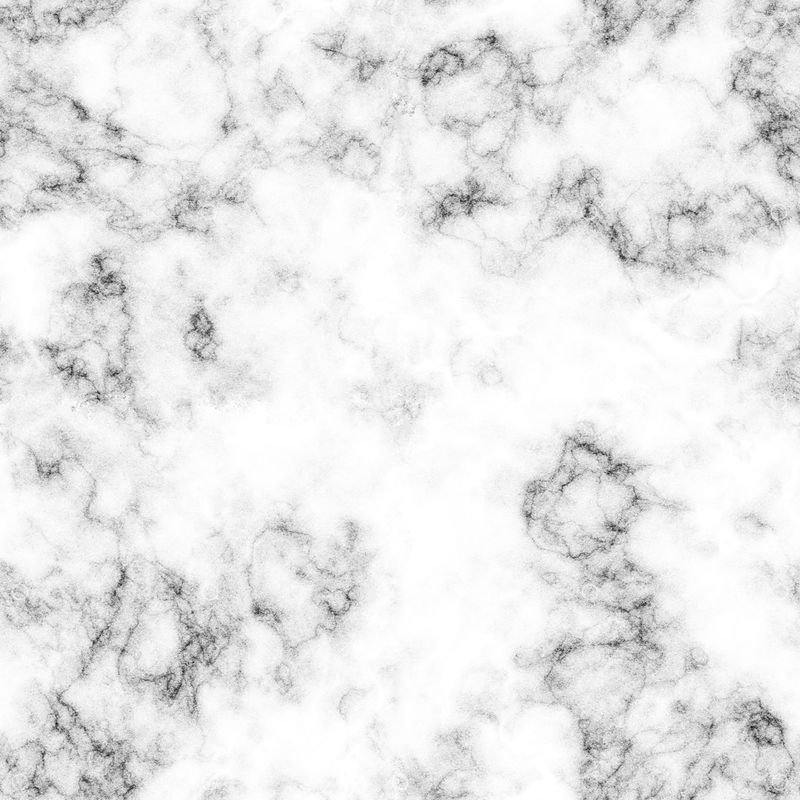
#> input picture models/marble1.jpg, 800 x 800 px
$ python play.py
#> lines starting #> are read from the running program, lines starting #| are printed output that depends on the picture
### Class2022/Claudia Olavarrieta - Marcos Valdivie/perlin_noise_textures.py
import math
import numpy as np
from PIL import Image
import rendering as ren

# [69 lines left out: functions smoothNoise, generateTurbulence, generateMarble, generateWood, not called in this run]


def marble(width, height, xperiod:float=5.0, yperiod:float=10.0, turbpower:float=5.0, turbsize:float=32.0):
    noise = ren.create_buffer(width * height, np.float32)
    with ren.mapped(noise) as map:
        np.copyto(map.view(np.float32),
        np.random.rand(width * height).astype(np.float32))

    arr = ren.create_image2d(width, height, ren.float4)
    generateMarble[width * height](noise, arr, xperiod, yperiod, turbpower, turbsize)

    image = np.zeros((arr.shape[1], arr.shape[0], 3))
    with ren.mapped(arr) as map:
        np.copyto(image, map[:,:,:3])
    return image.astype(np.uint8)

# [13 lines left out: function wood, not called in this run]

# [4 lines of commented-out code are left out]

### core/play.py
import math
from tutorials.lesson_common import ROOT_DIR
from perlin_noise_textures import marble, wood
from figures_modelation import *
from utils import *
import rendering as ren
import time
import numpy as np
from PIL import Image

vertex_shader_globals = ren.create_struct(Transforms)
fragment_shader_globals = ren.create_struct(Materials)

########################################
###           Textures               ###
########################################
image_for_texture1 = np.array(Image.open(f"{ROOT_DIR}/models/marble1.jpg"))
#> image_for_texture1 is the input picture: shape (800, 800, 3); min 6, max 255, mean 232.9
image_for_texture2 = np.array(Image.open(f"{ROOT_DIR}/models/marble2.jpg"))
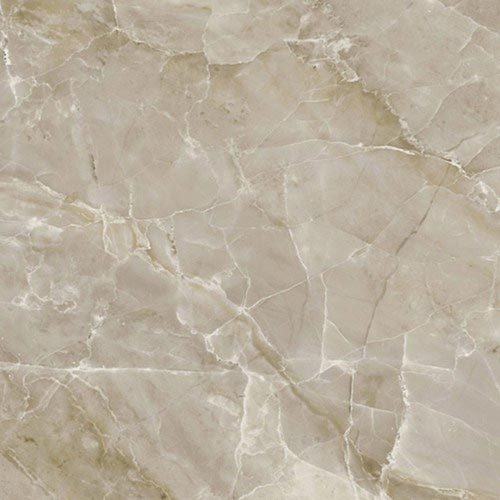
#> input picture models/marble2.jpg, 500 x 500 px
#> image_for_texture2 is the input picture: shape (500, 500, 3); mean R, G, B 186.1, 175.7, 158.8
image_for_texture3 = np.array(Image.open(f"{ROOT_DIR}/models/marble3.jpg"))
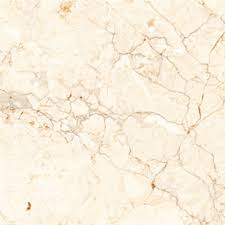
#> input picture models/marble3.jpg, 225 x 225 px
#> image_for_texture3 is the input picture: shape (225, 225, 3); mean R, G, B 249.1, 238.9, 220.8
image_for_texture4 = marble(200, 200, 0.0, 1.0, 1.5, 32.0)
#> (the run stopped early here; a loop or call above may not have finished)
